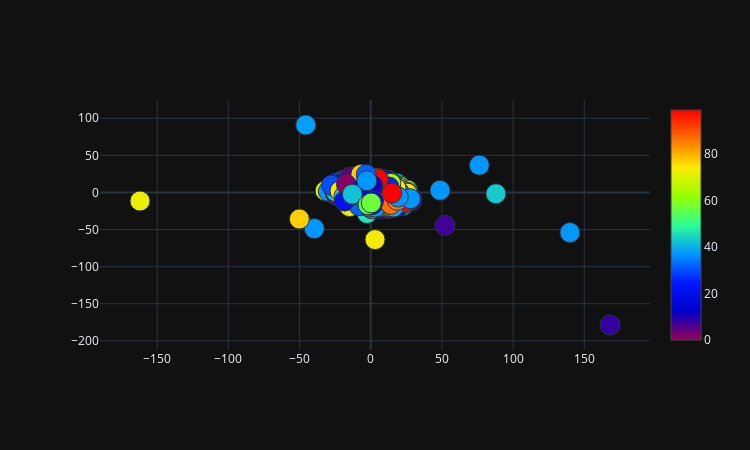

This figure's notebook cell:
### Code cell
plot_2d(tsne[:, 0],tsne[:, 1])

### Figure 1 — Plotly figure (JSON) as saved in the notebook; plotly's stock layout.template omitted (floating-point values rounded to 4 significant figures; data arrays with more than 128 entries replaced by an {"elided": "..."} marker saying what was removed)
{"data": [{"marker": {"color": {"elided": "943 int values"}, "colorscale": [[0, "rgb(150,0,90)"], [0.125, "rgb(0,0,200)"], [0.25, "rgb(0,25,255)"], [0.375, "rgb(0,152,255)"], [0.5, "rgb(44,255,150)"], [0.625, "rgb(151,255,0)"], [0.75, "rgb(255,234,0)"], [0.875, "rgb(255,111,0)"], [1, "rgb(255,0,0)"]], "line": {"width": 1}, "showscale": true, "size": 20}, "mode": "markers", "type": "scatter", "x": {"elided": "943 float values"}, "y": {"elided": "943 float values"}}], "layout": {"height": 450, "margin": {"b": 100, "l": 100, "r": 100, "t": 100}, "width": 750}}
